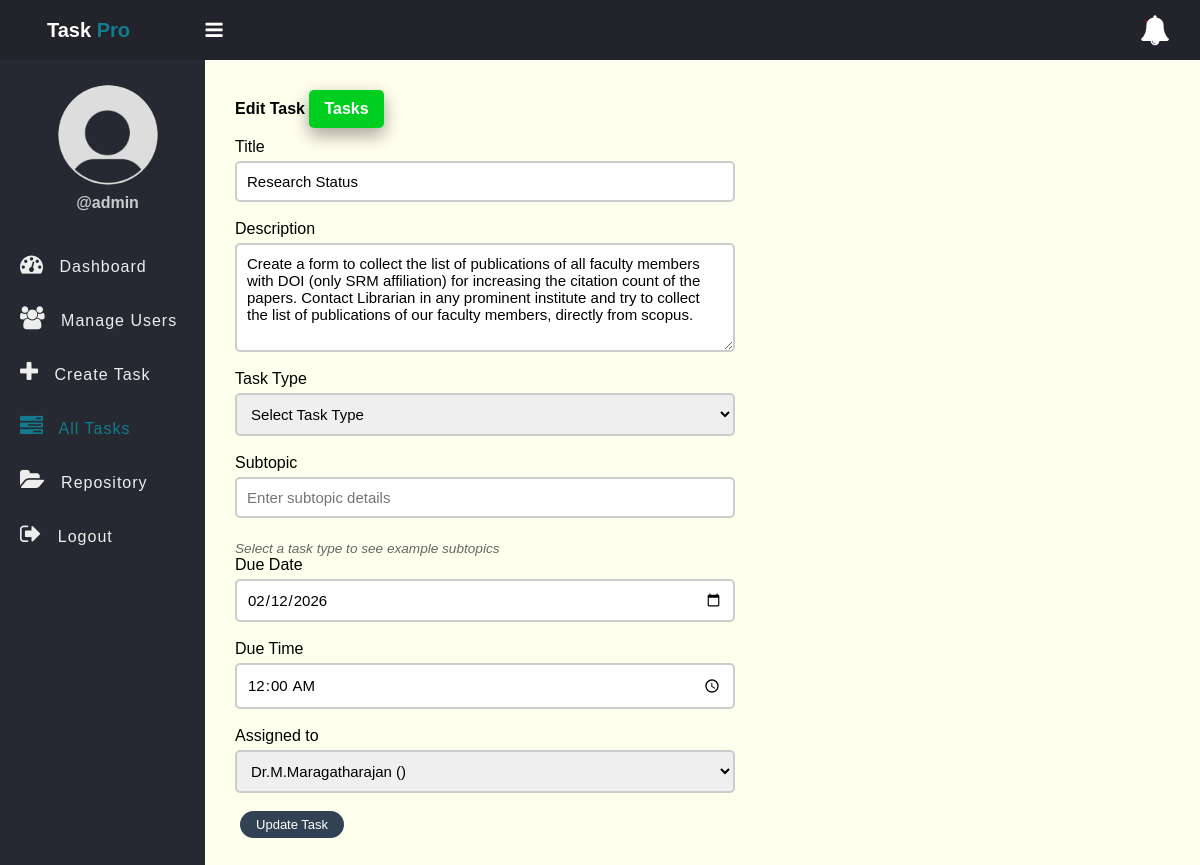
The app's page /edit-task.php?id=30 (signed in) with its own data.
### tables this page shows
CREATE TABLE `tasks` (
  `id` int NOT NULL AUTO_INCREMENT,
  `title` varchar(100) NOT NULL,
  `description` text,
  `task_type` enum('Teaching','Research','Administrative','Establishment') DEFAULT NULL,
  `subtopic` varchar(255) DEFAULT NULL,
  `task_document` varchar(255) DEFAULT NULL,
  `acknowledgment_document` varchar(255) DEFAULT NULL,
  `acknowledgment_uploaded_at` datetime DEFAULT NULL,
  `assigned_to` int DEFAULT NULL,
  `due_date` datetime DEFAULT NULL,
  `status` enum('pending','in_progress','completed') DEFAULT 'pending',
  `created_at` timestamp NOT NULL DEFAULT CURRENT_TIMESTAMP,
  `verified_by` int DEFAULT NULL,
  PRIMARY KEY (`id`),
  KEY `assigned_to` (`assigned_to`),
  CONSTRAINT `tasks_ibfk_1` FOREIGN KEY (`assigned_to`) REFERENCES `users` (`id`)
);

### app/Model/Task.php (called while the page is built, shortened)
<?php
function get_task_by_id($conn, $id){
	$sql = "SELECT * FROM tasks WHERE id =? ";
	$stmt = $conn->prepare($sql);
	$stmt->execute([$id]);
	if($stmt->rowCount() > 0){
		$task = $stmt->fetch();
	}else $task = 0;
	return $task;
}

### app/Model/User.php (called while the page is built, shortened)
<?php
function get_all_users($conn){
	$sql = "SELECT * FROM users WHERE role =? ";
	$stmt = $conn->prepare($sql);
	$stmt->execute(["employee"]);
	if($stmt->rowCount() > 0){
		$users = $stmt->fetchAll();
	}else $users = 0;
	return $users;
}

### edit-task.php (the view, shortened to what this page needs)
<?php
if (isset($_SESSION['role']) && isset($_SESSION['id']) && $_SESSION['role'] == "admin") {
    include "DB_connection.php";
    include "app/Model/Task.php";
    include "app/Model/User.php";
    $id = $_GET['id'];
    $task = get_task_by_id($conn, $id);
    $users = get_all_users($conn);
 ?>
<!DOCTYPE html>
<html>
<head>
	<link rel="stylesheet" href="https://stackpath.bootstrapcdn.com/font-awesome/4.7.0/css/font-awesome.min.css">
	<link rel="stylesheet" href="css/style.css">
</head>
<body>
	<?php include "inc/header.php" ?>
	<div class="body">
		<?php include "inc/nav.php" ?>
		<section class="section-1">
			<h4 class="title">Edit Task <a href="tasks.php">Tasks</a></h4>
			<form class="form-1"
			      method="POST"
			      action="app/update-task.php">
				<div class="input-holder">
					<lable>Title</lable>
					<input type="text" name="title" class="input-1" placeholder="Title" value="<?=$task['title']?>"><br>
				</div>
				<div class="input-holder">
					<lable>Description</lable>
					<textarea name="description" rows="5" class="input-1" ><?=$task['description']?></textarea><br>
				</div>
				<div class="input-holder">
					<lable>Task Type</lable>
					<select name="task_type" class="input-1" id="taskType" required>
						<option value="">Select Task Type</option>
					</select><br>
				</div>
				<div class="input-holder">
					<lable>Subtopic</lable>
					<input type="text" name="subtopic" class="input-1" placeholder="Enter subtopic details" value="<?=$task['subtopic']?>"><br>
					<div class="subtopic-examples" id="subtopicHelp">
						<?php
						$examples = [
							'Teaching' => 'Examples: Prepare lecture notes, Conduct tutorial sessions, Grade assignments, Create question bank',
							'Research' => 'Examples: Literature review, Data collection, Write research paper, Submit grant proposal',
							'Administrative' => 'Examples: Committee meeting, Update curriculum, Student counseling, Organize event',
							'Establishment' => 'Examples: Infrastructure planning, Purchase requests, Lab setup, Equipment maintenance'
						];
						echo isset($examples[$task['task_type']]) ? $examples[$task['task_type']] : 'Select a task type to see example subtopics';
						?>
					</div>
				</div>
				<div class="input-holder">
					<lable>Due Date</lable>
					<input type="date" name="due_date" class="input-1" placeholder="Due Date" value="<?=date('Y-m-d', strtotime($task['due_date']))?>"><br>
				</div>
				<div class="input-holder">
					<lable>Due Time</lable>
					<input type="time" name="due_time" class="input-1" placeholder="Due Time" value="<?=date('H:i', strtotime($task['due_date']))?>"><br>
				</div>
            <div class="input-holder">
					<lable>Assigned to</lable>
					<select name="assigned_to" class="input-1">
						<?php if ($users !=0) {
							foreach ($users as $user) {
								if ($task['assigned_to'] == $user['id']) { ?>
									<option selected value="<?=$user['id']?>"><?=$user['full_name']?> (<?=$user['department']?>)</option>
						<?php }else{ ?>
                  <option value="<?=$user['id']?>"><?=$user['full_name']?> (<?=$user['department']?>)</option>
						<?php } } } ?>
					</select><br>
				</div>
				<button class="btn-primary">Update Task</button>
			</form>
		</section>
	</div>
</body>
</html>
<?php }else{
   $em = "First login";
   header("Location: login.php?error=$em");
   exit();
}
 ?>

### css/style.css (style rules this page uses)
* { padding: 0; margin: 0; box-sizing: border-box; font-family: arial, sans-serif; }
.body { display: flex; }
.section-1 { padding: 30px; }
.section-1 .title { margin-bottom: 10px; }
.section-1 .title a { text-decoration: none; display: inline-block; padding-left: 10px; border: none; background: #00CF22; padding: 10px 15px; color: #fff; font-size: 16px; border-radius: 5px; cursor: pointer; outline: none; transition: background 1s; box-shadow: 0 8px 16px 0 rgba(0, 0, 0, 0.2), 0 6px 20px 0 rgba(0, 0, 0, 0.19); }
.section-1 { width: 100%; background: #ffe; }
.form-1 { width: 90%; max-width: 500px; }
.input-holder lable { display: block; margin-bottom: 5px; }
.input-1 { border: 2px solid #ccc; width: 100%; padding: 10px; font-size: 15px; outline: none; border-radius: 5px; display: block; }
.btn-primary { text-decoration: none; display: inline-block; padding: 6px 16px; border: none; background: #334155; color: #fff; font-size: 13px; font-weight: 500; border-radius: 50px; cursor: pointer; transition: background 0.3s; margin: 0 5px; }

### edit-task.php (style rules this page uses)
.subtopic-examples { font-size: 0.85em; color: #666; margin-top: 5px; font-style: italic; }

### records on screen
tasks: title "Research Status", description "Create a form to collect the list of publications of all faculty members with DOI (only SRM affiliation) for increasing the citation count of the papers. Contact Librarian in any prominent institute and try to collect the list of publications of our faculty members, directly from scopus.", due_date "02/12/2026", due_time "00:00"

### other values on screen
$_SESSION['username'] "admin"
form field assigned_to "Dr.M.Maragatharajan ()"
